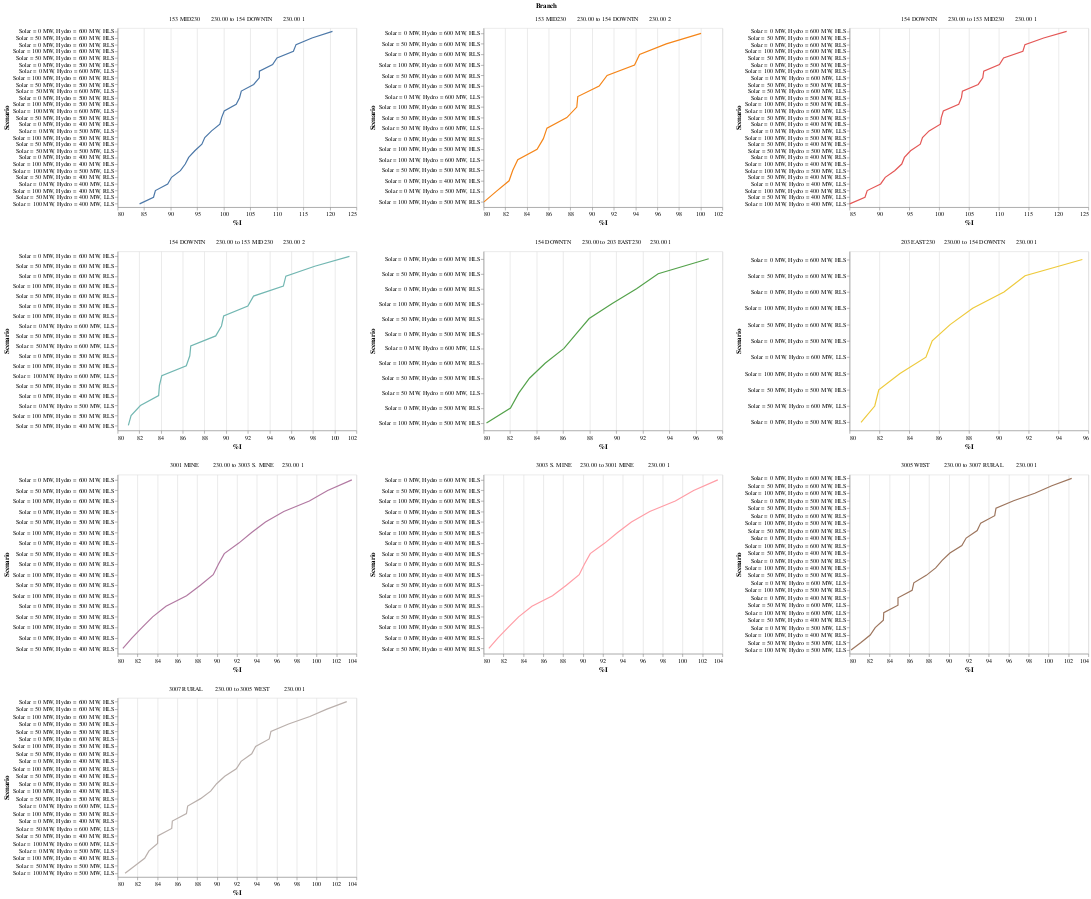

The notebook cell this image was saved under:
### Markdown cell above
##### Transmission line branch overload plot

### Code cell
alt.Chart(branch_overload).mark_line().encode(
    alt.X('%I', scale=alt.Scale(zero=False)),
    alt.Y('Scenario', sort='-x'),
    alt.Color('Branch', legend=None)).properties(height = 300, width =400).facet('Branch',columns=3).resolve_scale(x='independent', y = 'independent')

### Figure 1 — Vega-Lite specification as saved in the notebook (floating-point values rounded to 4 significant figures; data arrays with more than 128 entries replaced by an {"elided": "..."} marker saying what was removed)
{"config": {"view": {"continuousWidth": 300, "continuousHeight": 300}}, "data": {"name": "data-5b213d6048580d6c687ee61dff90908b"}, "facet": {"field": "Branch", "type": "nominal"}, "spec": {"mark": {"type": "line"}, "encoding": {"color": {"field": "Branch", "legend": null, "type": "nominal"}, "x": {"field": "%I", "scale": {"zero": false}, "type": "quantitative"}, "y": {"field": "Scenario", "sort": "-x", "type": "nominal"}}, "height": 300, "width": 400}, "columns": 3, "resolve": {"scale": {"x": "independent", "y": "independent"}}, "$schema": "https://vega.github.io/schema/vega-lite/v5.20.1.json", "datasets": {"data-5b213d6048580d6c687ee61dff90908b": {"elided": "194 records"}}}
